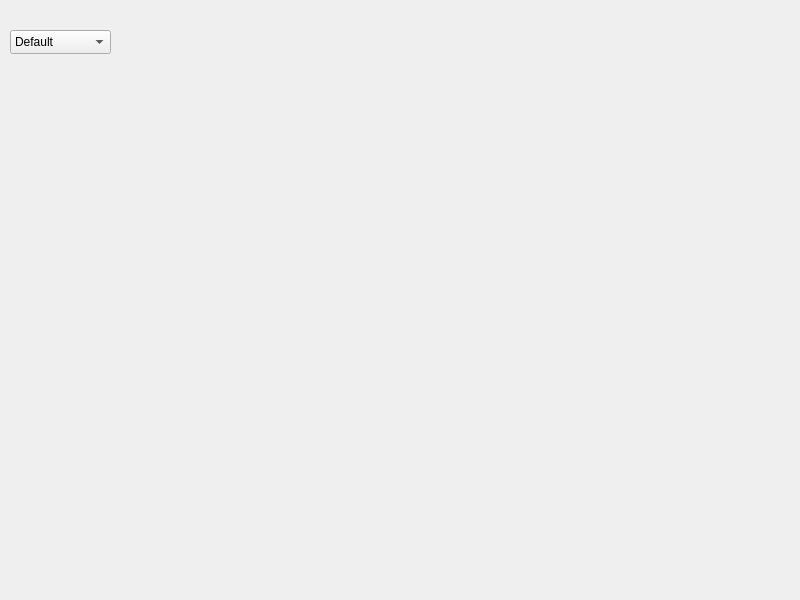
<?xml version="1.0" encoding="UTF-8"?>
<ui version="4.0">
 <class>Settings</class>
 <widget class="QMainWindow" name="Settings">
  <property name="geometry">
   <rect>
    <x>0</x>
    <y>0</y>
    <width>800</width>
    <height>600</height>
   </rect>
  </property>
  <property name="windowTitle">
   <string>MainWindow</string>
  </property>
  <widget class="QWidget" name="centralwidget">
   <widget class="QComboBox" name="comboBox">
    <property name="geometry">
     <rect>
      <x>10</x>
      <y>30</y>
      <width>101</width>
      <height>24</height>
     </rect>
    </property>
    <item>
     <property name="text">
      <string>Default</string>
     </property>
    </item>
    <item>
     <property name="text">
      <string>Light</string>
     </property>
    </item>
    <item>
     <property name="text">
      <string>Dark</string>
     </property>
    </item>
    <item>
     <property name="text">
      <string>Light Red</string>
     </property>
    </item>
    <item>
     <property name="text">
      <string>Dark Red</string>
     </property>
    </item>
    <item>
     <property name="text">
      <string>Light Orange</string>
     </property>
    </item>
    <item>
     <property name="text">
      <string>Dark Orange</string>
     </property>
    </item>
    <item>
     <property name="text">
      <string>Light Yellow</string>
     </property>
    </item>
    <item>
     <property name="text">
      <string>Dark Yellow</string>
     </property>
    </item>
    <item>
     <property name="text">
      <string>Light Green</string>
     </property>
    </item>
    <item>
     <property name="text">
      <string>Dark Green</string>
     </property>
    </item>
    <item>
     <property name="text">
      <string>Light Blue</string>
     </property>
    </item>
    <item>
     <property name="text">
      <string>Dark Blue</string>
     </property>
    </item>
    <item>
     <property name="text">
      <string>Light Purple</string>
     </property>
    </item>
    <item>
     <property name="text">
      <string>Dark Purple</string>
     </property>
    </item>
    <item>
     <property name="text">
      <string>Light Pink</string>
     </property>
    </item>
    <item>
     <property name="text">
      <string>Dark Pink</string>
     </property>
    </item>
    <item>
     <property name="text">
      <string>Light Cyan</string>
     </property>
    </item>
    <item>
     <property name="text">
      <string>Dark Cyan</string>
     </property>
    </item>
   </widget>
  </widget>
 </widget>
 <resources/>
 <connections/>
</ui>
